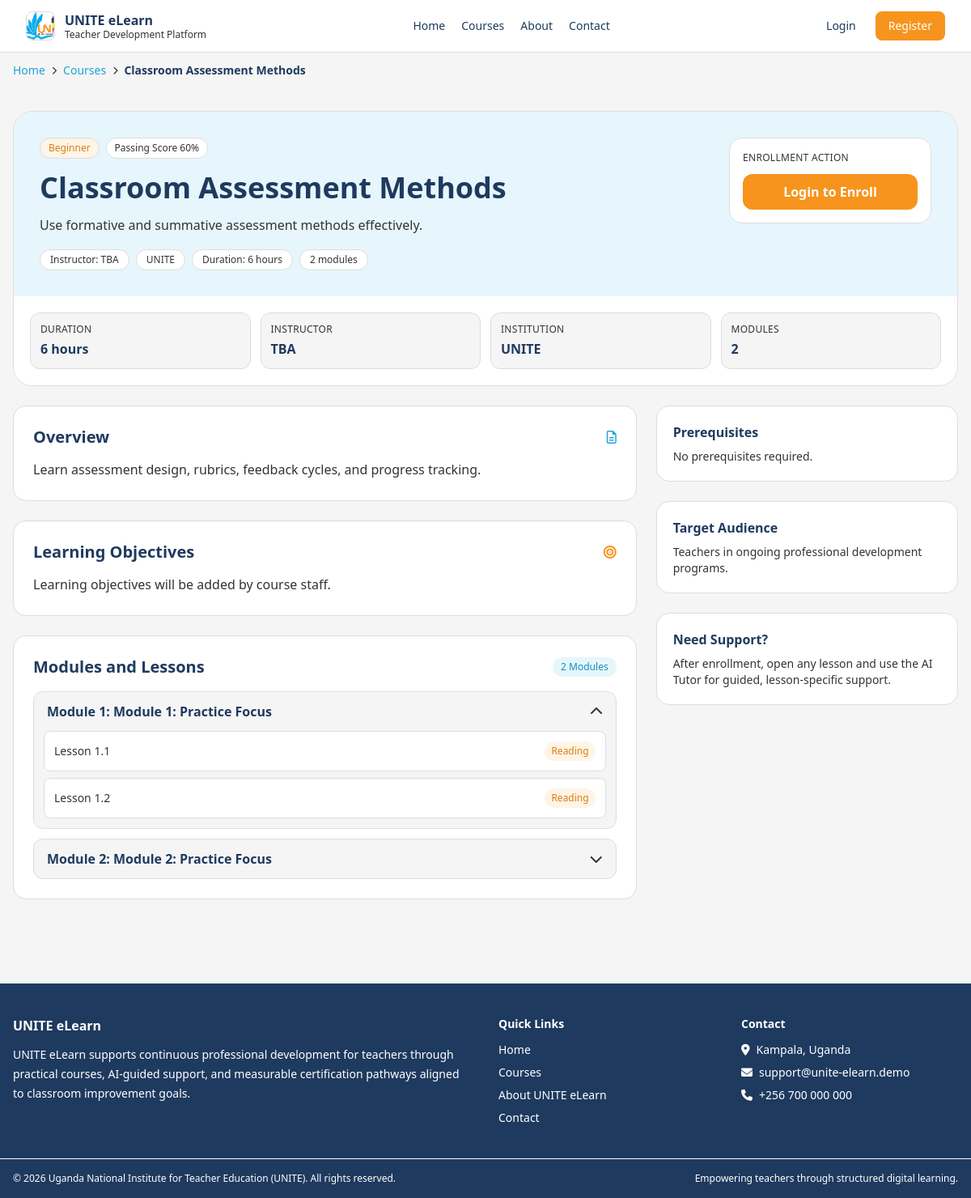
Page /courses/classroom-assessment-methods/ on the committed database.
### courses/models.py (models this page shows, shortened)
class Course(models.Model):
    LEVEL_BEGINNER = "beginner"
    LEVEL_INTERMEDIATE = "intermediate"
    LEVEL_ADVANCED = "advanced"
    LEVEL_CHOICES = [
        (LEVEL_BEGINNER, "Beginner"),
        (LEVEL_INTERMEDIATE, "Intermediate"),
        (LEVEL_ADVANCED, "Advanced"),
    ]
    title = models.CharField(max_length=255)
    slug = models.SlugField(unique=True, max_length=255)
    category = models.CharField(max_length=120, blank=True, db_index=True)
    level = models.CharField(max_length=20, choices=LEVEL_CHOICES, default=LEVEL_BEGINNER)
    short_description = models.CharField(max_length=300)
    description = models.TextField()
    learning_objectives = models.TextField(blank=True)
    prerequisites = models.TextField(blank=True)
    target_audience = models.TextField(blank=True)
    created_by = models.ForeignKey(
        User,
        on_delete=models.SET_NULL,
        null=True,
        blank=True,
        related_name="created_courses",
    )
    cover_image = models.URLField(blank=True)
    is_published = models.BooleanField(default=True)
    passing_score = models.PositiveIntegerField(default=60)
    estimated_duration_hours = models.PositiveIntegerField(default=6)
    created_at = models.DateTimeField(auto_now_add=True)
    updated_at = models.DateTimeField(auto_now=True)
    class Meta:
        ordering = ["title"]

class Module(models.Model):
    course = models.ForeignKey(Course, on_delete=models.CASCADE, related_name="modules")
    title = models.CharField(max_length=255)
    order = models.PositiveIntegerField(default=1)
    description = models.TextField(blank=True)
    class Meta:
        ordering = ["course", "order", "id"]

class Lesson(models.Model):
    TYPE_VIDEO = "video"
    TYPE_READING = "reading"
    TYPE_ASSIGNMENT = "assignment"
    TYPE_CHOICES = [
        (TYPE_VIDEO, "Video"),
        (TYPE_READING, "Reading"),
        (TYPE_ASSIGNMENT, "Assignment"),
    ]
    module = models.ForeignKey(Module, on_delete=models.CASCADE, related_name="lessons")
    title = models.CharField(max_length=255)
    order = models.PositiveIntegerField(default=1)
    lesson_type = models.CharField(max_length=20, choices=TYPE_CHOICES, default=TYPE_READING)
    duration_minutes = models.PositiveIntegerField(null=True, blank=True)
    content = models.TextField()
    summary = models.TextField(blank=True)
    ai_summary = models.TextField(blank=True)
    ai_keywords = models.TextField(blank=True)
    video_url = models.URLField(blank=True)
    downloadable_material_url = models.URLField(blank=True)
    class Meta:
        ordering = ["module", "order", "id"]

### accounts/models.py (models this page shows, shortened)
class Profile(models.Model):
    ROLE_TEACHER = "teacher"
    ROLE_STAFF = "staff"
    ROLE_CHOICES = [
        (ROLE_TEACHER, "Teacher"),
        (ROLE_STAFF, "Staff"),
    ]
    user = models.OneToOneField(User, on_delete=models.CASCADE, related_name="profile")
    full_name = models.CharField(max_length=255)
    email = models.EmailField()
    institution_name = models.CharField(max_length=255, blank=True)
    district = models.CharField(max_length=100, blank=True)
    phone_number = models.CharField(max_length=30, blank=True)
    role = models.CharField(max_length=20, choices=ROLE_CHOICES, default=ROLE_TEACHER)
    created_at = models.DateTimeField(auto_now_add=True)
    updated_at = models.DateTimeField(auto_now=True)

### courses/views.py (the view)
# urls.py: path("courses/<slug:slug>/", views.course_detail_view, name="detail"),
def course_detail_view(request, slug):
    course = get_object_or_404(
        Course.objects.prefetch_related("modules__lessons").select_related("created_by", "created_by__profile"),
        slug=slug,
        is_published=True,
    )
    is_enrolled = request.user.is_authenticated and _is_enrolled(request.user, course)
    user_progress = None
    average_score = None
    instructor_name, institution_name = _course_instructor_info(course)
    if is_enrolled:
        user_progress = progress_percentage(request.user, course)
        average_score = average_quiz_score_for_user(request.user, course)
    return render(
        request,
        "courses/course_detail.html",
        {
            "course": course,
            "is_enrolled": is_enrolled,
            "user_progress": user_progress,
            "average_score": average_score,
            "instructor_name": instructor_name,
            "institution_name": institution_name,
        },
    )

### core/templatetags/navigation.py (called while the page is built)
def _safe_reverse(name, **kwargs):
    try:
        return reverse(name, kwargs=kwargs) if kwargs else reverse(name)
    except NoReverseMatch:
        return ""

### courses/views.py (called while the page is built, shortened)
def _course_instructor_info(course):
    if not course.created_by:
        return "TBA", "UNITE"

### courses/templates/courses/course_detail.html (shortened to what this page needs)
{% extends 'base.html' %}
{% block content %}
<section class="max-w-7xl mx-auto px-4 py-8 lg:py-10 space-y-6">
    <header class="bg-white border border-unite-gray-300 rounded-3xl overflow-hidden">
        <div class="bg-unite-blue-100 p-6 lg:p-8">
            <div class="flex flex-wrap items-start justify-between gap-5">
                <div class="max-w-3xl">
                    <div class="flex flex-wrap items-center gap-2 text-xs">
                        <span class="px-2.5 py-1 rounded-full bg-unite-orange-100 border border-unite-gray-300 text-unite-orange-600">{{ course.get_level_display }}</span>
                        <span class="px-2.5 py-1 rounded-full bg-white border border-unite-gray-300 text-unite-text-main">Passing Score {{ course.passing_score }}%</span>
                    </div>
                    <h1 class="text-3xl lg:text-4xl font-bold text-unite-navy-500 mt-4">{{ course.title }}</h1>
                    <p class="mt-3 text-unite-text-main leading-7">{{ course.short_description }}</p>
                    <div class="mt-4 flex flex-wrap gap-2 text-xs">
                        <span class="px-3 py-1 rounded-full bg-white border border-unite-gray-300 text-unite-text-main">Instructor: {{ instructor_name }}</span>
                        <span class="px-3 py-1 rounded-full bg-white border border-unite-gray-300 text-unite-text-main">{{ institution_name }}</span>
                        <span class="px-3 py-1 rounded-full bg-white border border-unite-gray-300 text-unite-text-main">Duration: {{ course.estimated_duration_hours }} hours</span>
                        <span class="px-3 py-1 rounded-full bg-white border border-unite-gray-300 text-unite-text-main">{{ course.modules.all|length }} modules</span>
                    </div>
                </div>
                <div class="bg-white border border-unite-gray-300 rounded-2xl p-4 min-w-[250px]">
                    <p class="text-xs uppercase tracking-wide text-unite-text-main">Enrollment Action</p>
                    <div class="mt-3">
                        {% if request.user.is_authenticated %}
                            {% if is_enrolled %}
                                <a href="{% url 'courses:learn' course.slug %}" class="inline-flex w-full justify-center items-center gap-2 px-4 py-2.5 rounded-xl bg-unite-blue-500 hover:bg-unite-blue-600 text-white font-semibold">Continue Learning <i class="fa-solid fa-arrow-right"></i></a>
                            {% else %}
                                <a href="{% url 'courses:enroll' course.slug %}" class="inline-flex w-full justify-center items-center gap-2 px-4 py-2.5 rounded-xl bg-unite-orange-500 hover:bg-unite-orange-600 text-white font-semibold">Enroll in Course <i class="fa-solid fa-user-plus"></i></a>
                            {% endif %}
                        {% else %}
                            <a href="{% url 'accounts:login' %}" class="inline-flex w-full justify-center items-center gap-2 px-4 py-2.5 rounded-xl bg-unite-orange-500 hover:bg-unite-orange-600 text-white font-semibold">Login to Enroll</a>
                        {% endif %}
                    </div>
                </div>
            </div>
        </div>
        <div class="grid sm:grid-cols-2 lg:grid-cols-4 gap-3 p-4 lg:p-5 bg-white">
            <div class="p-3 rounded-xl bg-unite-gray-100 border border-unite-gray-300">
                <p class="text-xs uppercase tracking-wide text-unite-text-main">Duration</p>
                <p class="font-semibold text-unite-navy-500 mt-1">{{ course.estimated_duration_hours }} hours</p>
            </div>
            <div class="p-3 rounded-xl bg-unite-gray-100 border border-unite-gray-300">
                <p class="text-xs uppercase tracking-wide text-unite-text-main">Instructor</p>
                <p class="font-semibold text-unite-navy-500 mt-1">{{ instructor_name }}</p>
            </div>
            <div class="p-3 rounded-xl bg-unite-gray-100 border border-unite-gray-300">
                <p class="text-xs uppercase tracking-wide text-unite-text-main">Institution</p>
                <p class="font-semibold text-unite-navy-500 mt-1">{{ institution_name }}</p>
            </div>
            <div class="p-3 rounded-xl bg-unite-gray-100 border border-unite-gray-300">
                <p class="text-xs uppercase tracking-wide text-unite-text-main">Modules</p>
                <p class="font-semibold text-unite-navy-500 mt-1">{{ course.modules.all|length }}</p>
            </div>
        </div>
    </header>
    <div class="grid lg:grid-cols-12 gap-6">
        <div class="lg:col-span-8 space-y-6">
            <article class="bg-white border border-unite-gray-300 rounded-2xl p-6">
                <div class="flex items-center justify-between gap-3">
                    <h2 class="text-xl font-semibold text-unite-navy-500">Overview</h2>
                    <i class="fa-regular fa-file-lines text-unite-blue-500"></i>
                </div>
                <p class="mt-3 whitespace-pre-line leading-7 text-unite-text-main">{{ course.description }}</p>
            </article>
            <article class="bg-white border border-unite-gray-300 rounded-2xl p-6">
                <div class="flex items-center justify-between gap-3">
                    <h2 class="text-xl font-semibold text-unite-navy-500">Learning Objectives</h2>
                    <i class="fa-solid fa-bullseye text-unite-orange-500"></i>
                </div>
                <p class="mt-3 whitespace-pre-line leading-7 text-unite-text-main">{{ course.learning_objectives|default:"Learning objectives will be added by course staff." }}</p>
            </article>
            <section class="bg-white border border-unite-gray-300 rounded-2xl p-6">
                <div class="flex items-center justify-between gap-3">
                    <h2 class="text-xl font-semibold text-unite-navy-500">Modules and Lessons</h2>
                    <span class="text-xs px-2.5 py-1 rounded-full bg-unite-blue-100 text-unite-blue-600">{{ course.modules.all|length }} Modules</span>
                </div>
                <div class="mt-4 space-y-3">
                    {% for module in course.modules.all %}
                        <details class="border border-unite-gray-300 rounded-xl bg-unite-gray-100 group" {% if forloop.first %}open{% endif %}>
                            <summary class="list-none cursor-pointer px-4 py-3 flex justify-between items-center rounded-xl">
                                <span class="font-semibold text-unite-navy-500">Module {{ module.order }}: {{ module.title }}</span>
                                <i class="fa-solid fa-chevron-down text-unite-text-main group-open:rotate-180 transition-transform"></i>
                            </summary>
                            <div class="px-3 pb-3 space-y-2">
                                {% for lesson in module.lessons.all %}
                                    <div class="text-sm text-unite-text-main p-3 rounded-lg border border-unite-gray-300 bg-white flex items-center justify-between gap-2">
                                        <span class="font-medium">{{ lesson.title }}</span>
                                        <span class="text-xs px-2 py-1 rounded-full bg-unite-orange-100 text-unite-orange-600">{{ lesson.get_lesson_type_display }}</span>
                                    </div>
                                {% empty %}
                                    <p class="text-sm text-unite-text-main p-3 rounded-lg border border-dashed border-unite-gray-300 bg-white">No lessons in this module yet.</p>
                                {% endfor %}
                            </div>
                        </details>
                    {% empty %}
                        <div class="border border-dashed border-unite-gray-300 rounded-xl p-6 text-center text-sm text-unite-text-main bg-unite-gray-100">
                            Modules have not been configured for this course yet.
                        </div>
                    {% endfor %}
                </div>
            </section>
        </div>
        <aside class="lg:col-span-4 space-y-6">
            <div class="bg-white border border-unite-gray-300 rounded-2xl p-5">
                <h3 class="font-semibold text-unite-navy-500">Prerequisites</h3>
                <p class="mt-2 text-sm text-unite-text-main whitespace-pre-line">{{ course.prerequisites|default:"No prerequisites required." }}</p>
            </div>
            <div class="bg-white border border-unite-gray-300 rounded-2xl p-5">
                <h3 class="font-semibold text-unite-navy-500">Target Audience</h3>
                <p class="mt-2 text-sm text-unite-text-main whitespace-pre-line">{{ course.target_audience|default:"Teachers in ongoing professional development programs." }}</p>
            </div>
            <div class="bg-white border border-unite-gray-300 rounded-2xl p-5 bg-unite-blue-100">
                <h3 class="font-semibold text-unite-navy-500">Need Support?</h3>
                <p class="mt-2 text-sm text-unite-text-main">After enrollment, open any lesson and use the AI Tutor for guided, lesson-specific support.</p>
            </div>
        </aside>
    </div>
</section>
{% endblock %}

### core/templates/base.html (shortened to what this page needs)
{% load static %}
<!DOCTYPE html>
<html lang="en">
<head>
    <link rel="stylesheet" href="https://cdnjs.cloudflare.com/ajax/libs/font-awesome/6.7.2/css/all.min.css">
    <script src="https://cdn.tailwindcss.com"></script>
</head>
<body class="bg-unite-gray-100 text-unite-navy-500 min-h-screen flex flex-col">
    {% include 'partials/navbar.html' %}
    <main class="flex-grow page-fade">
        {% get_breadcrumbs as breadcrumbs %}
        {% if breadcrumbs|length > 1 %}
            <section class="max-w-7xl mx-auto px-4 pt-3 pb-0 no-print">
                <nav aria-label="Breadcrumb">
                    <ol class="flex flex-wrap items-center gap-2 text-sm">
                        {% for crumb in breadcrumbs %}
                            <li class="flex items-center gap-2">
                                {% if not forloop.first %}
                                    <i class="fa-solid fa-chevron-right text-[10px] text-unite-text-main"></i>
                                {% endif %}
                                {% if crumb.url and not forloop.last %}
                                    <a href="{{ crumb.url }}" class="text-unite-blue-500 hover:text-unite-blue-600 hover:underline">{{ crumb.label }}</a>
                                {% else %}
                                    <span class="{% if forloop.last %}text-unite-navy-500 font-semibold{% else %}text-unite-text-main{% endif %}">{{ crumb.label }}</span>
                                {% endif %}
                            </li>
                        {% endfor %}
                    </ol>
                </nav>
            </section>
        {% endif %}
        {% block content %}{% endblock %}
    </main>
    {% include 'partials/footer.html' %}
</body>
</html>

### core/templates/base.html (style rules this page uses)
body { font-family: "Segoe UI", Tahoma, Geneva, Verdana, sans-serif; }
.page-fade { animation: fadeIn .25s ease-out; }

### rows in the picture
Course: label "Classroom Assessment Methods", level "Beginner", passing_score "60", title "Classroom Assessment Methods", short_description "Use formative and summative assessment methods effectively.", estimated_duration_hours "6", modules.all|length "2", description "Learn assessment design, rubrics, feedback cycles, and progress tracking.", learning_objectives "Learning objectives will be added by course staff.", prerequisites "No prerequisites required.", target_audience "Teachers in ongoing professional development programs."
Profile: institution_name "UNITE"
Module: order "1", title "Module 1: Practice Focus"
Lesson: title "Lesson 1.1", lesson_type "Reading"
Lesson: title "Lesson 1.2", lesson_type "Reading"
Module: order "2", title "Module 2: Practice Focus"

### other values in the picture
{{ crumb.label }} "Home" "Courses"
{{ instructor_name }} "TBA"
